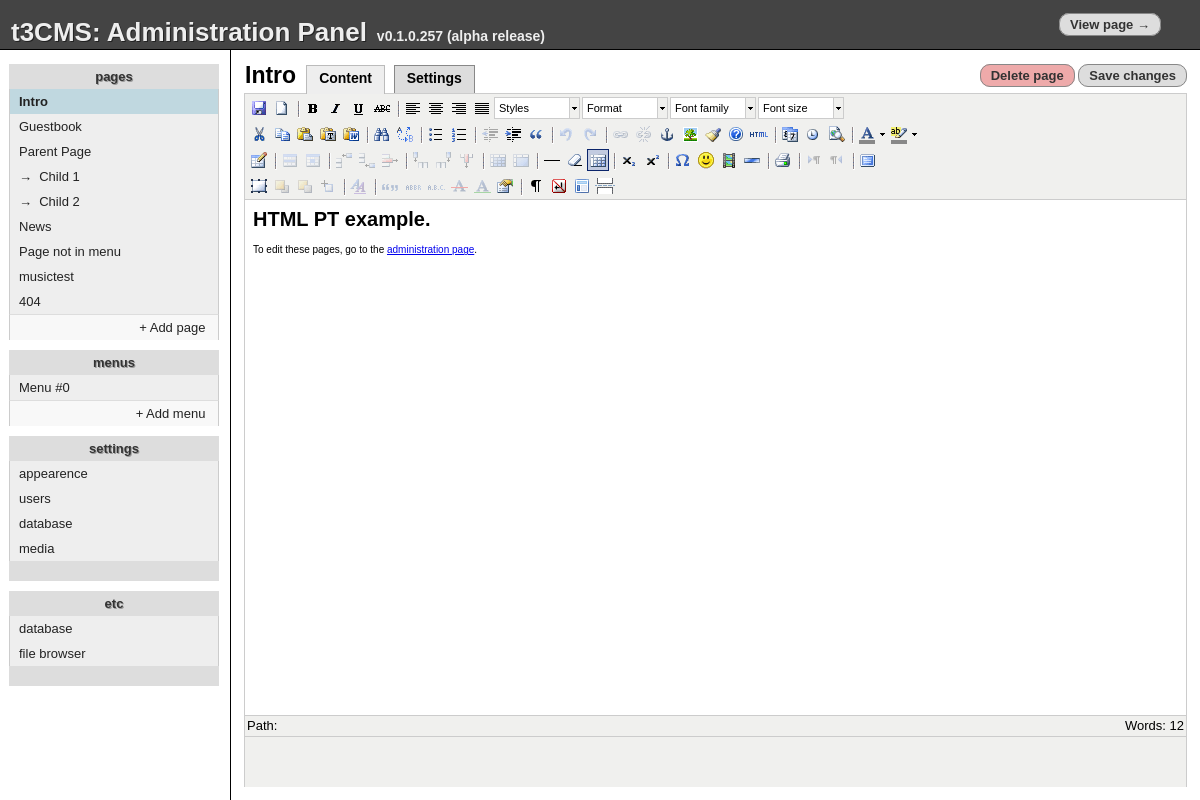
The page /admin.php?edit=page&page=intro on the database its author committed.
### tables this page shows
CREATE TABLE "sora_pages" ("id" INTEGER PRIMARY KEY  NOT NULL ,"name" TEXT,"type" TEXT,"content" TEXT,"title" TEXT,"sub" TEXT DEFAULT _ , "special" INTEGER DEFAULT 0);

CREATE TABLE "sora_menus" ("id" INTEGER PRIMARY KEY  AUTOINCREMENT  NOT NULL , "menu" INTEGER NOT NULL  DEFAULT 0, "label" TEXT, "type" TEXT DEFAULT page, "link" TEXT, "sorting" INTEGER DEFAULT 0);

### inc/inc.settings.php (called while the page is built)
<?php
$_S['pageName'] = 't3cmsTestAlpha';
$_S['pageRoot'] = 'http://tofu3.ath.cx/t3cms/';
$_S['dbType'] = 'sqlite';
$_S['dbName'] = '';
$_S['dbPath'] = 'db/alpha.db';
$_S['dbUser'] = '';
$_S['dbPass'] = '';
$_S['dbPrfix'] = 'sora_';
$_S['dbConnectionString'] = $_S['dbType'].':'.$_S['dbPath'];
?>

### inc/inc.db.php (called while the page is built, shortened)
<?php
 $_DBp = $_S['dbPrfix'];
 try {
  $_DB = new PDO($_S['dbConnectionString'],$_S['dbUser'],$_S['dbPass']);
 }
 catch (Exception $e) {
	print '<pre>Database error.';
    print_r($e);
    print '</pre>';
	die();
 }
 function db_page($name) {
    global $_DB, $_DBp;
    $q = $_DB->query("SELECT * FROM {$_DBp}pages WHERE name='$name'");
    $r = $q->fetch();
    return $r;
 }
?>

### pt/html/inc.admin.php (called while the page is built, shortened)
<?php
    $a_ext_tabs = array(
    );
?>

### inc/inc.admin.php (the view, shortened to what this page needs)
<?php
 include_once('inc/inc.settings.php');
 include_once('inc/inc.db.php');
 function a_do_pages($sub = '_', $lvl = 0){
    global $_DB, $_DBp;
    $active_page = $_GET['page'];
    foreach ($_DB->query("SELECT * FROM {$_DBp}pages where sub='$sub' ORDER BY special,id") as $r){
        $spacing = str_repeat('&rarr;&nbsp;&nbsp;',$lvl);
        $active = $active_page==$r['name']?' active':'';
        print "   <a href=\"?edit=page&page={$r['name']}\" class=\"$active\">$spacing{$r['title']}</a>\n";
        a_do_pages($r['name'], $lvl+1);
    }
 }
 function a_do_tabs($page,$sel){
    global $a_edit_new;
    if(!$a_edit_new){
        $tabarray['content'] = array('Content');
        $tabarray['settings'] = array('Settings');
    }
    else {
        $tabarray['add'] = array('Add page');
    }
    $r = '';
    foreach($tabarray as $tabident => $tabdata){
        $active = $tabident==$sel?' tabactive':'';
        $r .= "        <a href=\"?edit=page&page=$page&tab=$tabident\" class=\"edittab$active\">{$tabdata[0]}</a>\n";
    }
    return $r;
 }
 function a_do_menus(){
    global $_DB, $_DBp;
	$a = array();
    foreach ($_DB->query("SELECT * FROM {$_DBp}menus") as $r){
		if (! in_array($r['menu'],$a)){
			print "   <a href=\"?edit=menu&menu={$r['menu']}\">Menu #{$r['menu']}</a>\n";
			$a[] = $r['menu'];
		}
    }
 }
  function a_get_page_type($page = False){
    if (!$page) $page=$_GET['page'];
    $pagedata = db_page($page);
    return $pagedata['type'];
 }
?>

### inc/inc.admin-pages.php (shortened to what this page needs)
<?php
function a_do_edit_page($page,$tab){
    global $a_new_page;
    $tab=$tab?$tab:'content';
    if($a_new_page){
        $title = 'New page';
    }
    else{
        $r = db_page($page);
        $title = htmlentities($r['title']);
    }
    $red = base64_encode("?edit=page&page=$page&tab=$tab");
	print <<<END
     <table style="height:100%;padding-top:6px" width="100%" height="100%">
      <tr>
       <td id="ped_tabshead"><h3 style="margin:0px;display:inline;margin-left:10px">$title&nbsp;</h3>
END;
    print a_do_tabs($page,$tab);
    print <<<END
       </td>
       <td style="text-align:right;padding-right:10px;height:30px">
        <a href="javascript:deletePage('$page','$title')" class="butlink butdanger">Delete page</a>
        <a href="javascript:document.forms[0].submit()" class="butlink">Save changes</a>
       </td>
      </tr>
      <tr>
       <td colspan="3" style="padding:10px;padding-top:0px">
END;
    if($tab == 'settings'){
        print "        <div id=\"settings\" class=\"tabcontainer\"><h3>Nothing here yet...</h3></div>\n";
    }
    elseif($tab == 'content') {
        print "       <form style=\"display:block;height:100%;margin:0px;padding:0px;\" action=\"?save=page&page=$page&tab=$tab&red=$red\" method=\"post\">\n";
        print "       </form>\n";
    }
    else a_do_custom_tab($tab);
    print <<<END
       </td>
      </tr>
     </table>
END;
 }
 ?>

### etc/admin.css (style rules this page uses)
html,body { width:100%;height:100%;margin:0px }
* { font-family:sans-serif; font-size: 13px }
h3 { font-size: 23px }
#ped_tabshead { height: 32px }
#tmenu a { color: #222; text-decoration: none; display: block; width: 190px; background: #eee; padding: 5 9 5 9px; border: 1px #ccc solid; border-width: 0 1 0 1px }
#tmenu a.active { background: #c0d8e0; font-weight: bold }
.edittab { border: 1px #888 solid; border-bottom: 0px; background: #ddd; color: black; padding: 6px; text-decoration: none; margin-right:5px; font-size: 14px; font-weight: bold; padding: 4 12 7 12px; height: 38px; -moz-border-radius: 5 5 0 0px; border-radius: 5 5 0 0px }
.tabactive { border: 1px #bbb solid; border-bottom: 0px; background: #eee; color: black; padding-bottom: 8px }
.butlink { display:inline; padding:3px; margin: 0px; padding-left: 10px; padding-right: 10px; -moz-border-radius: 10px; border-radius: 10px; border: 1px #888 solid; background: #ddd; color: #333; text-align: center; font-weight: bold; font-size: small; text-decoration: none; }
.butdanger { background: #eaa; }

### js/tiny_mce/themes/advanced/skins/default/content.css (style rules this page uses)
body, td, pre { color:#000; font-family:Verdana, Arial, Helvetica, sans-serif; font-size:10px; margin:8px; }
body { background:#FFF; }
h3 { font-size: 1.17em }
table { cursor:default }
table td, table th { cursor:text }

### etc/mce_content.css (style rules this page uses)
body { background-color: #FFFFFF; font-family: Verdana, Arial, Helvetica, sans-serif; font-size: 10px; scrollbar-3dlight-color: #F0F0EE; scrollbar-arrow-color: #676662; scrollbar-base-color: #F0F0EE; scrollbar-darkshadow-color: #DDDDDD; scrollbar-face-color: #E0E0DD; scrollbar-highlight-color: #F0F0EE; scrollbar-shadow-color: #F0F0EE; scrollbar-track-color: #F5F5F5; }
td { font-family: Verdana, Arial, Helvetica, sans-serif; font-size: 10px; }

### rows shown on the page
sora_pages: title "Intro"
sora_pages: title "Guestbook"
sora_pages: title "Parent Page"
sora_pages: spacing "→", title "Child 1"
sora_pages: spacing "→", title "Child 2"
sora_pages: title "News"
sora_pages: title "Page not in menu"
sora_pages: title "musictest"
sora_pages: title "404"
sora_menus: menu "0"

### other values the page prints
$tabdata[0] "Content"
$tabdata[0] "Settings"
